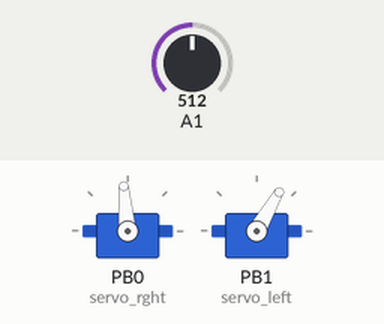
The sketch below on a simulated ATtiny85, built with avr-gcc and run on an emulated ATtiny85. Shown: 2 × servo. The test bench sets the inputs (shaded band); at power-on: A1 = 512.

Above: at 3.0 s.
3.1 s: A1 set to 873
6.1 s: A1 set to 881
At 7.3 s:
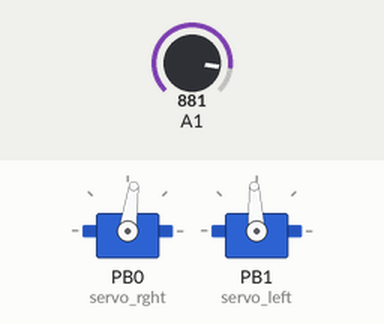
9.1 s: A1 set to 900
At 10.2 s:
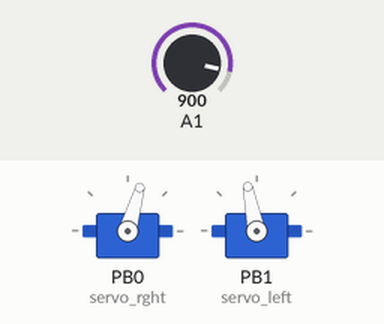
12.1 s: A1 set to 1023
At 12.4 s:
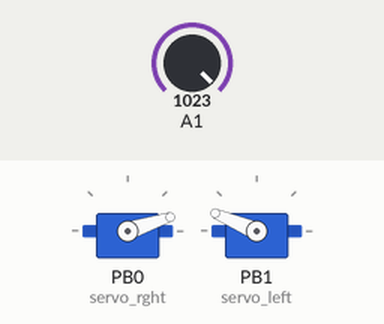
15.1 s: A1 set to 716
At 15.7 s:
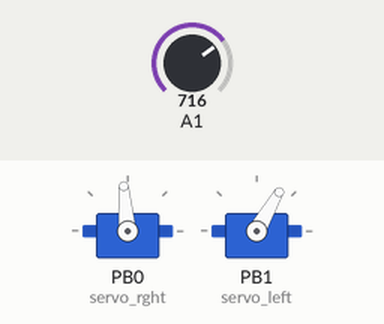
Timing chart, 0 to 18.1 s (numbered marks = the images above; inputs shaded):
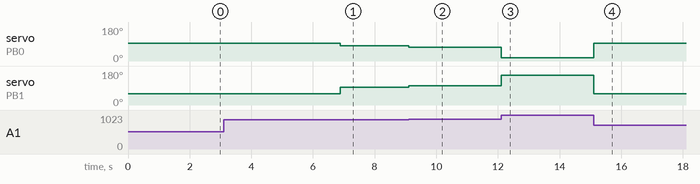

The sketch:

MicroRoverRev04.ino
```cpp
#include <Adafruit_SoftServo.h>

Adafruit_SoftServo servo_left, servo_rght;
int dis = 0;  // last measured distance
int consdis = 0; //
int adj = 0;

void setup() {

  servo_rght.attach(0); // D0
  servo_left.attach(1); // D1 = LED too
  pinMode (2, INPUT);  // D2 = A1

}

void loop() {

  dis = analogRead(1); //to read an analog voltage on pin #2, you would call analogRead(1) -> 0 to 1023
  //adj=00; //mostly forward
  //adj=50; //not sensitive enough
  //adj=70; //stops but doesn't reverse
  adj=80; //sometimes doesn't go forward especially into sunlight
  consdis=constrain((dis-500)/2.2-adj,0,180);
  if (consdis>92){
    //allow reading to set value for servos
    // Setting servos in forward motion at varying speed.
    //servo_left.write(101); // 72 reverse to 101 forward, 85 to 90 full stop
    servo_left.write(consdis);
    servo_left.refresh();
    //servo_rght.write(72); // 72 forward to 101 reverse, 85 to 90 full stop
    servo_rght.write(constrain(175-consdis,0,180));
    servo_rght.refresh();
    delay(15);
  }
  else{
    // Set servos in turn (reverse) motion instead of just stopping or straight reverse.
    for (int i = 0; i < 150; i++) {
      servo_left.write(60); //72 reverse to 101 forward: reverse quickly
      servo_left.refresh();
      servo_rght.write(95); //72 forward to 101 reverse: reverse slowly
      servo_rght.refresh();
      delay(15);
    }
  }
}
```

Measured:
- the behaviour switches between 880 and 881 on A1 (found by bisection; images 0 and 1)
- after the input at 3.1 s, every drawn part: stays the same
- after the input at 6.1 s, servo on PB0 (servo_rght): 95° → 82° after 0.78 s; servo on PB1 (servo_left): 60° → 93° after 0.78 s
- after the input at 9.1 s, servo on PB0 (servo_rght): 82° → 74° at once; servo on PB1 (servo_left): 93° → 101° at once
- after the input at 12.1 s, servo on PB0 (servo_rght): 74° → 18° at once; servo on PB1 (servo_left): 101° → 157° at once
- after the input at 15.1 s, servo on PB0 (servo_rght): 18° → 95° at once; servo on PB1 (servo_left): 157° → 60° at once
